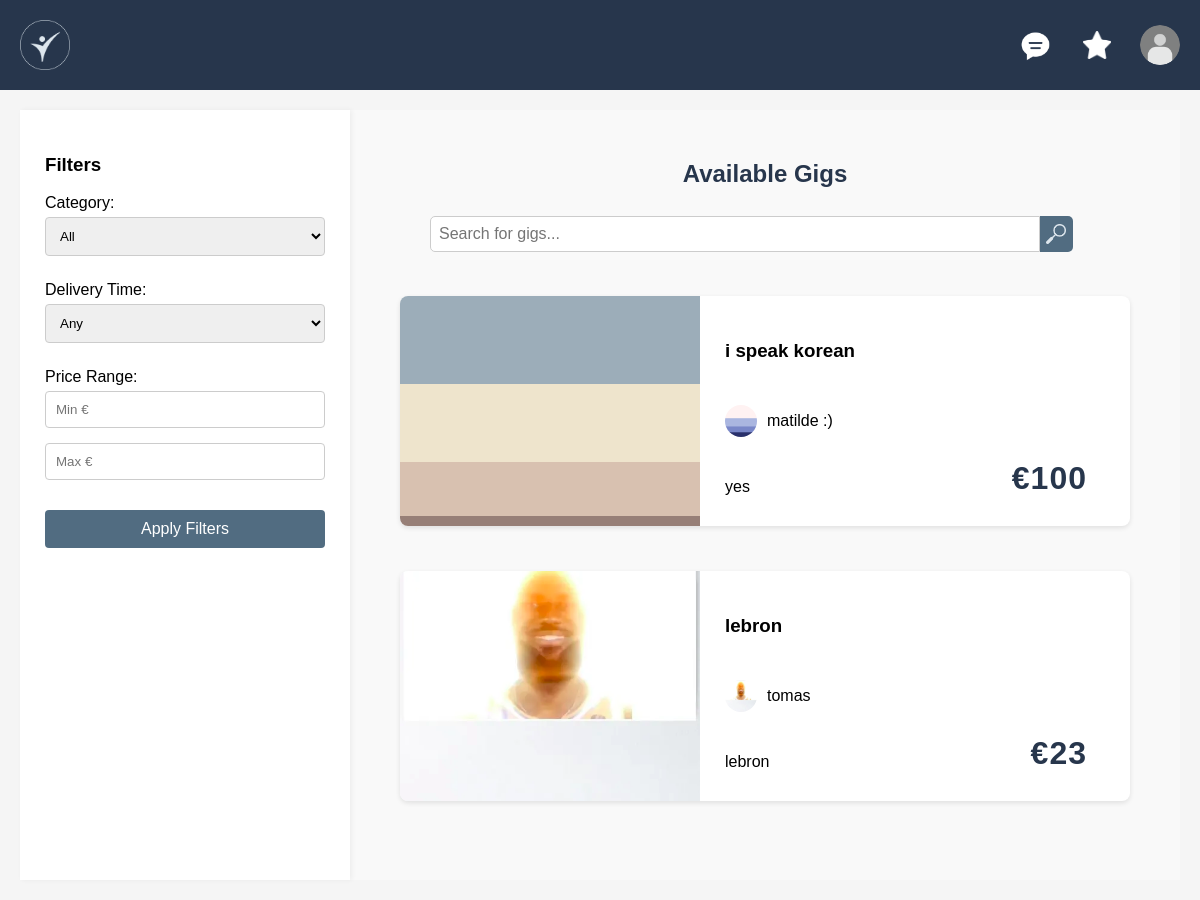
/pages/gigs.php, run on the app's committed database.
### tables this page shows
CREATE TABLE services (
    id INTEGER PRIMARY KEY AUTOINCREMENT,
    taskname VARCHAR NOT NULL,
    pricing INTEGER NOT NULL,
    delivery_time VARCHAR REFERENCES delivery_time,
    description VARCHAR,
    rating INTEGER,
    Nrating INTEGER,
    category VARCHAR REFERENCES categories,
    user VARCHAR REFERENCES users ON DELETE CASCADE,
    image TEXT
);

### database/service_db.php (called while the page is built, shortened)
<?php
class Service {
    public static function search($search, $category, $delivery_time, $min_price, $max_price): array{
        $db = Database::getInstance();
        $where = [];
        $params = [];
        $whereSQL = $where ? 'WHERE ' . implode(' AND ', $where) : '';
        $stmt = $db->prepare("
            SELECT s.*, u.profile_photo as seller_photo, u.name as seller_name,
                COALESCE(s.taskname, s.description) as task_title,
                (SELECT COUNT(*) FROM transactions WHERE service_id = s.id) as order_count,
                s.image as all_images
            FROM services s
            JOIN users u ON s.user = u.username
            $whereSQL
            ORDER BY s.id DESC
        ");
        $stmt->execute($params);
        return $stmt->fetchAll();
    }
}
?>

### pages/gig_card.php (the view, shortened to what this page needs)
<?php
function renderGigCard($service, $showSettings = false) {
    $images = [];
    if (!empty($service['all_images'])) {
        $imageList = explode(',', $service['all_images']);
        foreach ($imageList as $image) {
            $image = trim($image);
            if (!empty($image) && file_exists(__DIR__ . '/../docs/' . $image)) {
                $images[] = $image;
            }
        }
    }
    ?>
    <div class="gig-card" data-gig-id="<?= $service['id'] ?>">
        <div class="gig-image-container">
            <?php foreach ($images as $index => $image): ?>
                <img src="../docs/<?= htmlspecialchars($image) ?>"
                        alt="<?= htmlspecialchars($service['task_title']) ?>"
                        class="gig-image <?= $index === 0 ? 'active' : '' ?>"
                        data-index="<?= $index ?>">
            <?php endforeach; ?>
        </div>
        <div class="gig-details">
            <h3><?= htmlspecialchars($service['task_title']) ?></h3>
            <div class="gig-seller">
                <a href="user.php?user=<?= urlencode($service['user']) ?>" style="display: flex; align-items: center; text-decoration: none; color: inherit;">
                    <img src="<?= !empty($service['seller_photo']) ? '../docs/' . htmlspecialchars($service['seller_photo']) : '../docs/user_icon.png' ?>"
                         alt="<?= htmlspecialchars($service['seller_name']) ?>"
                         class="seller-avatar">
                    <span><?= htmlspecialchars($service['seller_name']) ?></span>
                </a>
            </div>
            <p class="gig-description"><?= htmlspecialchars($service['description']) ?></p>
            <span class="gig-price">€<?= htmlspecialchars($service['pricing']) ?></span>
        </div>
    </div>
    <?php
}
?>

### pages/gigs.php (shortened to what this page needs)
<?php
    require_once(__DIR__ . '/../database/service_db.php');
    require_once(__DIR__ . '/gig_card.php');
    $search = $_GET['search'] ?? '';
    $category = $_GET['category'] ?? '';
    $delivery_time = $_GET['delivery_time'] ?? '';
    $min_price = $_GET['min_price'] ?? '';
    $max_price = $_GET['max_price'] ?? '';
    $services = Service::search($search, $category, $delivery_time, $min_price, $max_price);
?>
<!DOCTYPE html>
<html lang="en">
    <head>
        <link rel="stylesheet" href="css/style.css">
        <link rel="stylesheet" href="css/gigs.css">
        <link rel="stylesheet" href="css/gig_card.css">
    </head>
    <body>
        <?php include_once(__DIR__ . '/../components/header.php'); ?>
        <main class="main-layout">
            <aside class="filters">
                <h3>Filters</h3>
                <form method="get" action="gigs.php">
                    <label>Category:
                        <select name="category">
                            <option value="">All</option>
                        </select>
                    </label>
                    <label>Delivery Time:
                        <select name="delivery_time">
                            <option value="">Any</option>
                        </select>
                    </label>
                    <label>Price Range:
                        <input type="number" placeholder="Min €" name="min_price" value="<?= htmlspecialchars($_GET['min_price'] ?? '') ?>" />
                        <input type="number" placeholder="Max €" name="max_price" value="<?= htmlspecialchars($_GET['max_price'] ?? '') ?>" />
                    </label>
                    <button class="apply-filters" type="submit">Apply Filters</button>
                </form>
            </aside>
            <section class="content-area">
                <h1 class="page-title">Available Gigs</h1>
                <div class ="search-container">
                    <form action="gigs.php" method="get" style="display: flex; width: 100%;">
                        <input type="text" placeholder="Search for gigs..." class="search-input" name="search" value="<?= htmlspecialchars($search) ?>">
                        <button class="search-button" type="submit">
                            <img src="../docs/loupe.png" alt="Search" class="search-icon">
                        </button>
                    </form>
                </div>
                <div class="gigs-container" id="gigsContainer">
                    <?php
                    if (!empty($services)) {
                        foreach ($services as $service) {
                            renderGigCard($service, false);
                        }
                    } else {
                        echo '<p>No gigs found.</p>';
                    }
                    ?>
                </div>
            </section>
    </main>
    </body>
</html>

### components/header.php (shortened to what this page needs)
<?php
$userPhoto = '../docs/user_icon.png';
$isTasker = false;
?>
<header>
    <a href="home.php"><img src="../docs/logo.png" alt="Taskly Logo" class="logo"></a>
    <div class="header-right">
        <?php if (isset($_SESSION['username'])): ?>
            <?php if ($isTasker): ?>
                <a href="new_task.php" class="new-task-button">New Task</a>
            <?php endif; ?>
            <a href="message_hub.php" class="messages-button">
                <img src="../docs/message.png" alt="Messages" class="message-icon">
            </a>
            <a href="favorites.php" class="favorites-button">
                <img src="../docs/star.png" alt="Favorites" class="star-icon">
            </a>
        <?php else: ?>
            <a href="login.php?redirect=messages" class="messages-button">
                <img src="../docs/message.png" alt="Messages" class="message-icon">
            </a>
            <a href="login.php?redirect=favorites" class="favorites-button">
                <img src="../docs/star.png" alt="Favorites" class="star-icon">
            </a>
        <?php endif; ?>
        <img src="<?= htmlspecialchars($userPhoto) ?>" alt="User Profile" class="user-icon" onclick="toggleUserMenu()">
    </div>
</header>

### pages/css/style.css (style rules this page uses)
body { font-family: Arial, sans-serif; background-color: #f5f5f5; margin: 0; padding: 0; }
input, button, select { width: 100%; padding: 10px; margin: 8px 0; border: 1px solid #ccc; border-radius: 4px; }
button { background-color: #516c81; color: white; border: none; }
.search-button { background-color: #516c81; border: none; padding: 0.5em; border-radius: 0 5px 5px 0; cursor: pointer; }
.search-icon { height: 20px; width: 20px; }
header { background-color: #27364c; color: white; padding: 20px; display: flex; align-items: center; gap: 10px; }
main { padding: 20px; }
.logo { height: 50px; width: auto; }
.header-right { display: flex; align-items: center; gap: 20px; margin-left: auto; position: relative; }
.user-icon { height: 40px; width: 40px; border-radius: 50%; cursor: pointer; }
.page-title { color: #27364c; margin-bottom: 20px; text-align: center; }
.favorites-button { display: flex; align-items: center; justify-content: center; width: 40px; height: 40px; margin: 0 1px; border-radius: 50%; transition: background-color 0.2s ease; padding-right: 2px; }
.star-icon { width: 28px; height: 28px; transition: color 0.2s ease; filter: brightness(0) invert(1); }
.messages-button { display: flex; align-items: center; justify-content: center; width: 40px; height: 40px; margin: 0 1px; border-radius: 50%; transition: background-color 0.2s ease; }
.message-icon { width: 40px; height: 40px; filter: brightness(0) invert(1); }

### pages/css/gigs.css (style rules this page uses)
.main-layout { display: flex; min-height: calc(100vh - 80px); }
.filters { width: 280px; background: white; padding: 25px; position: sticky; top: 80px; height: calc(100vh - 80px); overflow-y: auto; box-shadow: 2px 0 5px rgba(0,0,0,0.05); }
.filters label { display: block; margin-bottom: 15px; }
.filters input[type="number"], .filters select, .apply-filters { width: 100%; padding: 10px; margin-top: 5px; margin-bottom: 10px; border: 1px solid #ccc; border-radius: 4px; box-sizing: border-box; }
.apply-filters { background-color: #516c81; color: white; border: none; cursor: pointer; font-size: 1rem; text-align: center; }
.content-area { flex: 1; padding: 30px; background-color: #f9f9f9; }
.search-container { display: flex; justify-content: flex-start; align-items: center; width: 90%; }
.search-input { padding: 0.5em; font-size: 1rem; border: 1px solid #ccc; border-radius: 5px 0 0 5px; outline: none; margin-left: 50px; }
.search-button { background-color: #516c81; border: none; padding: 0.5em; width: auto; border-radius: 0 5px 5px 0; cursor: pointer; flex-shrink: 0; }
.search-icon { height: 20px; width: 20px; }

### pages/css/gig_card.css (style rules this page uses)
.gigs-container { display: flex; flex-direction: column; gap: 25px; padding: 20px; }
.gig-card { display: flex; flex-direction: row; background-color: white; border-radius: 8px; overflow: hidden; height: 230px; box-shadow: 0 2px 5px rgba(0,0,0,0.1); transition: transform 0.2s ease; position: relative; cursor: pointer; margin-bottom: 20px; }
.gig-image-container { width: 300px; height: 230px; overflow: hidden; flex-shrink: 0; position: relative; }
.gig-image { width: 100%; height: 100%; object-fit: cover; position: absolute; top: 0; left: 0; opacity: 0; transition: opacity 0.3s ease; pointer-events: none; }
.gig-image.active { opacity: 1; pointer-events: auto; }
.gig-details { position: relative; padding: 25px; flex: 1; display: flex; flex-direction: column; justify-content: space-between; gap: 15px; }
.gig-price { position: absolute; right: 25px; bottom: 25px; font-size: 2em; font-weight: bold; color: #27364c; letter-spacing: 1px; background: rgba(255,255,255,0.85); padding: 4px 18px; border-radius: 12px; z-index: 2; }
.gig-seller { display: flex; align-items: center; margin: 10px 0; }
.seller-avatar { width: 32px; height: 32px; border-radius: 50%; margin-right: 10px; object-fit: cover; }
.gig-actions, .carousel-btn, .dot, .gig-seller a { pointer-events: auto; }

### data on the page
services: task_title "i speak korean", shows a picture, seller_name "matilde :)", description "yes", pricing "100"
services: task_title "lebron", shows a picture, seller_name "tomas", description "lebron", pricing "23"
